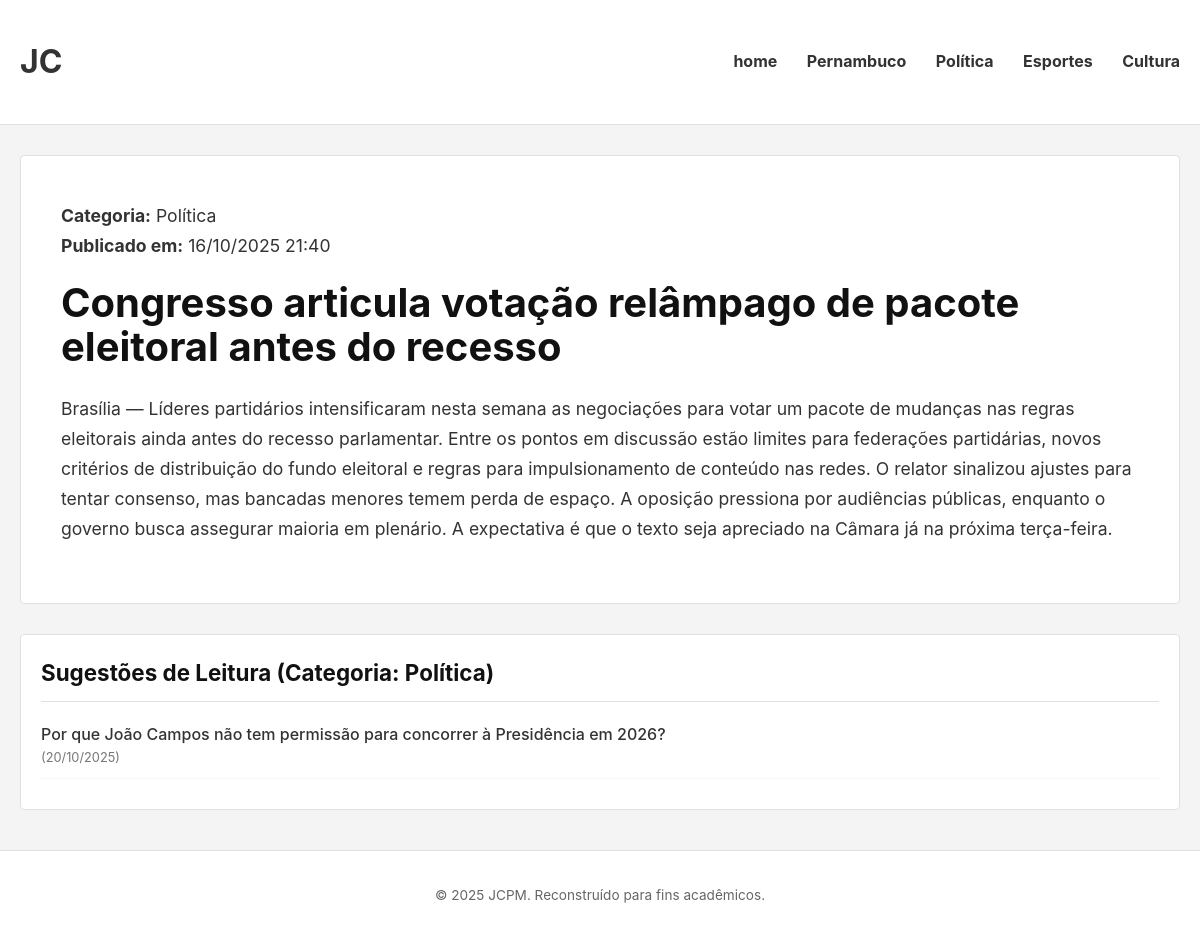
/sugestao/2/, run on the app's committed database.
### app1/models.py (models this page shows, shortened)
class Artigos(models.Model):
    titulo = models.CharField(max_length=100)
    categoria = models.CharField(max_length=100)
    conteudo = models.TextField()
    data_publicacao = models.DateTimeField(auto_now_add=True)

### app1/views.py (the view)
# urls.py: path('sugestao/<int:artigo_id>/', views.sugerir_leitura, name='sugestao'),
def sugerir_leitura(request, artigo_id):
    artigo_atual_id =artigo_id
    artigo_atual=Artigos.objects.get(id=artigo_atual_id)
    categoria=artigo_atual.categoria
    sugestoes=Artigos.objects.order_by('-data_publicacao').filter(categoria=categoria).exclude(id=artigo_atual_id)[:5]
    context={'artigo_atual':artigo_atual,'sugestoes':sugestoes}
    return render(request,'app1/sugestao.html',context)

### app1/templates/app1/sugestao.html (shortened to what this page needs)
{% load static %}
<!DOCTYPE html>
<html lang="pt-br">
<head>
    <link rel="stylesheet" href="{% static 'app1/css/style.css' %}">
</head>
<body>
    <header class="main-header">
        <div class="container">
            <h1 class="logo-text">JC</h1>
            <nav class="main-nav">
                <a href="{% url 'home' %}">home</a>
                <a href="{% url 'topico_pernambuco' %}">Pernambuco</a>
                <a href="{% url 'topico_politica' %}">Política</a>
                <a href="{% url 'topico_esportes' %}">Esportes</a>
                <a href="{% url 'topico_cultura' %}">Cultura</a>
            </nav>
        </div>
    </header>
    <main class="container">
        <div class="artigo-principal">
            <p class="card-date">
                <strong>Categoria:</strong> {{ artigo_atual.categoria }}
                <br>
                <strong>Publicado em:</strong> {{ artigo_atual.data_publicacao|date:"d/m/Y H:i" }}
            </p>
            <h1>{{ artigo_atual.titulo }}</h1>
            <div class="conteudo">
                {{ artigo_atual.conteudo|linebreaks|safe }}
            </div>
        </div>
        <div class="sugestoes-box">
            <h3>Sugestões de Leitura (Categoria: {{ artigo_atual.categoria }})</h3>
            {% if sugestoes %}
                <ul>
                    {% for artigo in sugestoes %}
                    <li>
                        <a href="{% url 'sugestao' artigo.pk %}">
                            {{ artigo.titulo }}
                        </a>
                        <small>({{ artigo.data_publicacao|date:"d/m/Y" }})</small>
                    </li>
                    {% endfor %}
                </ul>
            {% else %}
                <p>Não há mais artigos recentes nesta categoria para sugerir.</p>
            {% endif %}
        </div>
    </main>
    <footer class="main-footer">
        <div class="container">
            <p>&copy; {% now "Y" %} JCPM. Reconstruído para fins acadêmicos.</p>
        </div>
    </footer>
</body>
</html>

### app1/Static/app1/css/style.css (style rules this page uses)
body { font-family: -apple-system, BlinkMacSystemFont, "Segoe UI", Roboto, Helvetica, Arial, sans-serif; margin: 0; background-color: #f4f4f4; color: #333; line-height: 1.6; }
a { color: #111; text-decoration: none; transition: color 0.2s; }
.container { max-width: 1200px; margin: 0 auto; padding: 0 20px; }
.main-header { background-color: #ffffff; border-bottom: 1px solid #e0e0e0; padding: 15px 0; margin-bottom: 30px; }
.main-header .container { display: flex; justify-content: space-between; align-items: center; }
.main-nav a { color: #333; margin-left: 25px; font-weight: bold; font-size: 1rem; padding: 5px 0; }
.card-date { display: block; font-size: 0.75rem; color: #777; margin-top: 5px; font-weight: normal; }
.main-footer { background-color: #fff; color: #666; text-align: center; padding: 20px 0; margin-top: 40px; border-top: 1px solid #e0e0e0; font-size: 0.85rem; }
.sugestoes-box { background-color: #fff; padding: 20px; margin-top: 30px; border: 1px solid #e0e0e0; border-radius: 4px; }
.sugestoes-box h3 { font-size: 1.4rem; color: #111; padding-bottom: 10px; border-bottom: 1px solid #e0e0e0; margin-top: 0; margin-bottom: 20px; }
.sugestoes-box ul { list-style: none; padding: 0; margin: 0; }
.sugestoes-box li { margin-bottom: 10px; border-bottom: 1px dotted #eee; padding-bottom: 10px; }
.sugestoes-box li a { font-weight: 500; color: #333; font-size: 1rem; }
.sugestoes-box small { display: block; font-size: 0.8rem; color: #777; }
.artigo-principal { background-color: #fff; padding: 40px; border: 1px solid #e0e0e0; border-radius: 4px; margin-bottom: 0; }
.artigo-principal h1 { font-size: 2.5rem; line-height: 1.1; font-weight: 700; color: #111; margin-top: 0; margin-bottom: 25px; }
.artigo-principal p { font-size: 1.1rem; line-height: 1.7; color: #333; margin-bottom: 20px; }

### data on the page
Artigos: categoria "Política", data_publicacao "16/10/2025 21:40", titulo "Congresso articula votação relâmpago de pacote eleitoral antes do recesso", conteudo "Brasília — Líderes partidários intensificaram nesta semana as negociações para votar um pacote de mudanças nas regras eleitorais ainda antes do recesso parlamentar. Entre os pontos em discussão estão limites para federações partidárias, novos critérios de distribuição do fundo eleitoral e regras para impulsionamento de conteúdo nas redes. O relator sinalizou ajustes para tentar consenso, mas bancadas menores temem perda de espaço. A oposição pressiona por audiências públicas, enquanto o governo busca assegurar maioria em plenário. A expectativa é que o texto seja apreciado na Câmara já na próxima terça-feira."
Artigos: titulo "Por que João Campos não tem permissão para concorrer à Presidência em 2026?", data_publicacao "20/10/2025"
